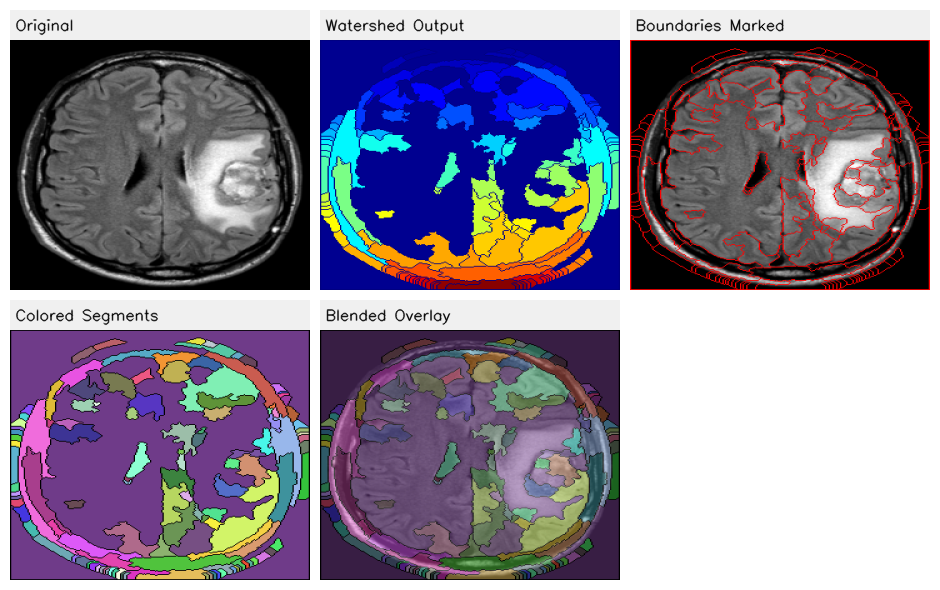
//> input picture mri_segmentation_summary_Y92.png, 940 x 590 px
$ ./watershed_mri mri_segmentation_summary_Y92.png   (built with g++ and OpenCV 4)
//> lines starting //> are read from the running program, lines starting //| are printed output that depends on the picture; after the words box and inside, x2 and y2 are one past the last pixel; in counts of white or black regions, pixels touching at a corner belong together
/**
 * @file watershed_mri_segmentation.cpp
 * @brief Demonstrates tumor/organ segmentation in MRI images using the Watershed algorithm with OpenCV.
 * @author [Your Name/Organization]
 * @date [Current Date]
 *
 * This program loads an MRI image, preprocesses it, generates markers for the
 * Watershed algorithm, applies the segmentation, and visualizes the results.
 * Intermediate steps can be displayed in a grid format for better understanding.
 * The final segmented output is also displayed in a grid and saved to disk.
 */

#include <opencv2/opencv.hpp> // Core OpenCV functionalities and image processing
#include <iostream>            // For standard I/O (cin, cout, cerr)
#include <vector>              // For std::vector
#include <string>              // For std::string
#include <algorithm>           // For std::min, std::max_element, std::minmax_element
#include <random>              // For std::mt19937, std::uniform_int_distribution (C++11 random numbers)
#include <cmath>               // For std::ceil
#include <set>                 // For std::set to get unique labels
#include <map>                 // For std::map to store colors for labels

// --- Configuration Parameters ---

/**
 * @struct Config
 * @brief Holds all tunable parameters for the MRI segmentation pipeline.
 *
 * This structure centralizes configuration values, making it easier to adjust
 * the behavior of the algorithm without modifying the core logic.
 */
struct Config
{
    // Preprocessing parameters
    cv::Size gaussian_blur_kernel_size = cv::Size(5, 5); ///< Kernel size for Gaussian blur noise reduction.
    int adaptive_thresh_block_size = 11;                 ///< Block size for adaptive thresholding (must be odd).
    double adaptive_thresh_c = 2.0;                      ///< Constant subtracted from the mean in adaptive thresholding.

    // Morphological operation parameters for marker generation
    cv::Size morph_open_kernel_size = cv::Size(3, 3);    ///< Kernel size for morphological opening (noise removal).
    cv::Size morph_dilate_kernel_size = cv::Size(5, 5);  ///< Kernel size for dilation to find sure background.
    double dist_transform_threshold_ratio = 0.4;         ///< Ratio of max distance for thresholding distance transform to find sure foreground.
    cv::Size sure_fg_erode_kernel_size = cv::Size(3, 3); ///< Kernel size for eroding sure foreground markers for refinement.

    // Display and output settings
    bool display_intermediate_steps = true;              ///< Flag to control display of intermediate processing steps.
    int grid_num_cols = 3;                               ///< Number of columns for displaying images in a grid.
    cv::Size grid_cell_image_size = cv::Size(300, 250);  ///< Target size for each image within a grid cell.
    int grid_title_height = 30;                          ///< Height reserved for the title above each image in the grid.
    int grid_padding = 10;                               ///< Padding around grid cells and the grid itself.
    cv::Scalar grid_background_color = cv::Scalar(255, 255, 255);      ///< Background color for the image grid (BGR: White).
    cv::Scalar grid_cell_background_color = cv::Scalar(240, 240, 240); ///< Background color for individual cells in the grid (BGR: Light Gray).
    std::string output_grid_filename_prefix = "mri_segmentation_summary"; ///< Prefix for the saved output grid image filename.
};

// --- Helper Functions ---

/**
 * @brief Prepares an input image for display in a grid by converting it to CV_8UC3 format.
 * @param input_img The input cv::Mat image, which can be of various types (e.g., grayscale, float, int).
 * @return cv::Mat A 3-channel, 8-bit unsigned char image (CV_8UC3) suitable for display.
 *                 Handles empty images, grayscale, float, and integer marker images.
 */
cv::Mat prepareImageForGrid(const cv::Mat &input_img)
{
    cv::Mat display_ready_img;

    // Handle empty input image
    if (input_img.empty())
    {
        display_ready_img = cv::Mat(cv::Size(100, 100), CV_8UC3, cv::Scalar(50, 50, 50)); // Dark gray placeholder
        cv::putText(display_ready_img, "Empty", cv::Point(10, 50), cv::FONT_HERSHEY_SIMPLEX, 0.5, cv::Scalar(255, 255, 255), 1);
        return display_ready_img;
    }

    // If already in desired format (CV_8UC3)
    if (input_img.channels() == 3 && input_img.type() == CV_8UC3)
    {
        display_ready_img = input_img.clone();
    }
    // Handle single-channel images
    else if (input_img.channels() == 1)
    {
        if (input_img.type() == CV_8U) // Grayscale 8-bit
        {
            cv::cvtColor(input_img, display_ready_img, cv::COLOR_GRAY2BGR);
        }
        else if (input_img.type() == CV_32F || input_img.type() == CV_64F) // Float images (e.g., distance transform)
        {
            cv::Mat normalized_img;
            cv::normalize(input_img, normalized_img, 0, 255, cv::NORM_MINMAX, CV_8U);
            cv::cvtColor(normalized_img, display_ready_img, cv::COLOR_GRAY2BGR);
        }
        else if (input_img.type() == CV_32S) // Integer images (e.g., raw markers before colormap)
        {
            // This case is best handled by `applyColormapToMarkers` before calling this function.
            // However, as a fallback, attempt a basic colormap application.
            cv::Mat temp_8u;
            double minVal, maxVal;
            cv::minMaxLoc(input_img, &minVal, &maxVal);
            if (minVal == maxVal) // Uniform image
                input_img.convertTo(temp_8u, CV_8U, 1.0, -minVal); // Map minVal to 0
            else // Normalize and scale
                input_img.convertTo(temp_8u, CV_8U, 255.0 / (maxVal - minVal), -minVal * 255.0 / (maxVal - minVal));
            cv::applyColorMap(temp_8u, display_ready_img, cv::COLORMAP_JET);
        }
        else // Fallback for other single-channel types
        {
            cv::Mat temp_8u;
            input_img.convertTo(temp_8u, CV_8U); // Attempt conversion to 8-bit unsigned
            cv::cvtColor(temp_8u, display_ready_img, cv::COLOR_GRAY2BGR);
        }
    }
    // Fallback for other multi-channel images (e.g., CV_32FC3)
    else
    {
        cv::Mat temp_8uc3;
        input_img.convertTo(temp_8uc3, CV_8UC3, 255.0); // Basic scaling (might not be ideal for all cases)
        display_ready_img = temp_8uc3;
    }
    return display_ready_img;
}

/**
 * @brief Creates a composite image grid from a vector of images and their titles.
 * @param images_with_titles A vector of pairs, where each pair contains a cv::Mat image and its std::string title.
 * @param cfg The global Config struct containing grid layout parameters.
 * @param force_num_cols Optional. If > 0, overrides the number of columns specified in cfg.
 * @return cv::Mat A single image containing all input images arranged in a grid with titles.
 *                 Returns an empty cv::Mat if the input vector is empty.
 */
cv::Mat createImageGrid(const std::vector<std::pair<cv::Mat, std::string>> &images_with_titles, const Config &cfg, int force_num_cols = -1)
{
    if (images_with_titles.empty())
    {
        return cv::Mat(); // Return empty Mat if no images to display
    }

    int num_images = static_cast<int>(images_with_titles.size());
    int num_cols = (force_num_cols > 0) ? force_num_cols : cfg.grid_num_cols;
    // Ensure num_cols does not exceed the number of images
    if (num_images < num_cols)
        num_cols = num_images;

    int num_rows = static_cast<int>(std::ceil(static_cast<double>(num_images) / num_cols));

    // Calculate dimensions for each cell (image + title space)
    int cell_width = cfg.grid_cell_image_size.width;
    int cell_height = cfg.grid_cell_image_size.height + cfg.grid_title_height;

    // Calculate total grid dimensions including padding
    int grid_width = num_cols * (cell_width + cfg.grid_padding) + cfg.grid_padding;
    int grid_height = num_rows * (cell_height + cfg.grid_padding) + cfg.grid_padding;

    cv::Mat grid_image(grid_height, grid_width, CV_8UC3, cfg.grid_background_color);

    // Iterate through images and place them into the grid
    for (int i = 0; i < num_images; ++i)
    {
        int row_idx = i / num_cols;
        int col_idx = i % num_cols;

        // Prepare the source image (convert type, resize)
        cv::Mat source_img_prepared = prepareImageForGrid(images_with_titles[i].first);
        const std::string &title = images_with_titles[i].second;

        cv::Mat resized_img;
        cv::resize(source_img_prepared, resized_img, cfg.grid_cell_image_size, 0, 0, cv::INTER_AREA);

        // Create an individual cell Mat
        cv::Mat cell_mat(cell_height, cell_width, CV_8UC3, cfg.grid_cell_background_color);

        // Add title text to the cell
        cv::putText(cell_mat, title, cv::Point(5, cfg.grid_title_height - 10), // Position text
                    cv::FONT_HERSHEY_SIMPLEX, 0.5, cv::Scalar(0, 0, 0), 1, cv::LINE_AA);

        // Define ROI for the image within the cell (below the title)
        cv::Rect image_roi(0, cfg.grid_title_height, cfg.grid_cell_image_size.width, cfg.grid_cell_image_size.height);
        resized_img.copyTo(cell_mat(image_roi));

        // Define ROI for the cell within the main grid
        int offset_x = cfg.grid_padding + col_idx * (cell_width + cfg.grid_padding);
        int offset_y = cfg.grid_padding + row_idx * (cell_height + cfg.grid_padding);
        cv::Rect grid_roi(offset_x, offset_y, cell_width, cell_height);
        cell_mat.copyTo(grid_image(grid_roi));
    }
    return grid_image;
}

/**
 * @brief Applies a JET colormap to a single-channel integer matrix (typically markers).
 * @param markers_int32 Input cv::Mat, expected to be of type CV_32S.
 * @return cv::Mat A CV_8UC3 image with the JET colormap applied.
 *                 Returns a placeholder error image if input is invalid.
 */
cv::Mat applyColormapToMarkers(const cv::Mat &markers_int32)
{
    // Validate input
    if (markers_int32.empty() || markers_int32.type() != CV_32S)
    {
        cv::Mat error_img(cv::Size(100, 100), CV_8UC3, cv::Scalar(0, 0, 255)); // Red placeholder
        cv::putText(error_img, "Invalid Markers", cv::Point(5, 50), cv::FONT_HERSHEY_SIMPLEX, 0.4, cv::Scalar(255, 255, 255), 1);
        return error_img;
    }

    cv::Mat markers_8u, colored_markers;
    double minVal, maxVal;
    cv::minMaxLoc(markers_int32, &minVal, &maxVal); // Find min and max label values

    // Normalize the marker image to 0-255 range for colormap application
    if (minVal == maxVal) // Handle uniform image (e.g., all zeros or all same label)
    {
        // Map the single value to 0 to ensure it's visible in the colormap (often as blue in JET)
        markers_int32.convertTo(markers_8u, CV_8U, 1.0, -minVal);
    }
    else
    {
        cv::normalize(markers_int32, markers_8u, 0, 255, cv::NORM_MINMAX, CV_8U);
    }
    cv::applyColorMap(markers_8u, colored_markers, cv::COLORMAP_JET);
    return colored_markers;
}

// --- Core Processing Functions ---

/**
 * @brief Loads, converts to grayscale, and preprocesses an MRI image.
 * @param image_path Path to the input MRI image file.
 * @param cfg The global Config struct.
 * @param[out] out_enhanced_img The preprocessed (blurred and CLAHE-enhanced) grayscale image.
 * @param[out] out_original_color_img A copy of the original loaded color image.
 * @return bool True if preprocessing is successful, false otherwise (e.g., image not found).
 */
bool preprocess_image(const std::string &image_path, const Config &cfg,
                      cv::Mat &out_enhanced_img, cv::Mat &out_original_color_img)
{
//> called with image_path = "mri_segmentation_summary_Y92.png"
    // Load the image in color
    cv::Mat img = cv::imread(image_path, cv::IMREAD_COLOR);
//> img is the input picture: 590 rows x 940 cols, CV_8UC3; mean B, G, R 147.4, 129.4, 136.1
    if (img.empty())
    {
        std::cerr << "Error: Could not load image from " << image_path << std::endl;
        return false;
    }
    out_original_color_img = img.clone(); // Store a copy of the original color image

    // Convert to grayscale
    cv::Mat gray_img;
    cv::cvtColor(img, gray_img, cv::COLOR_BGR2GRAY);

    // 1. Noise Reduction (Gaussian Blur)
    cv::Mat blurred_img;
    cv::GaussianBlur(gray_img, blurred_img, cfg.gaussian_blur_kernel_size, 0);

    // 2. Contrast Enhancement (CLAHE - Contrast Limited Adaptive Histogram Equalization)
    cv::Ptr<cv::CLAHE> clahe = cv::createCLAHE(2.0, cv::Size(8, 8)); // Standard CLAHE parameters
    clahe->apply(blurred_img, out_enhanced_img);
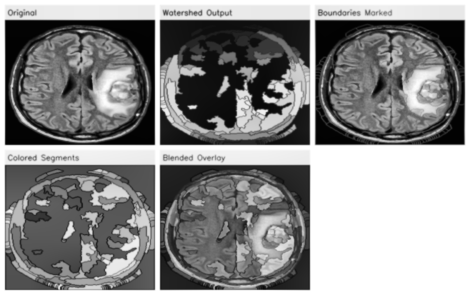
//> out_enhanced_img: 590 rows x 940 cols, CV_8UC1 (shown at 1/2 size); min 2, max 255, mean 140.4

    // Display intermediate preprocessing steps if enabled
    if (cfg.display_intermediate_steps)
    {
        std::vector<std::pair<cv::Mat, std::string>> steps;
        steps.push_back({out_original_color_img, "Original"});
//> steps = 1 item
        steps.push_back({gray_img, "Grayscale"}); // Show the grayscale version
//> steps = 2 items
        steps.push_back({blurred_img, "Blurred"});
//> steps = 3 items
        steps.push_back({out_enhanced_img, "CLAHE Enhanced"});
//> steps = 4 items

        cv::Mat grid = createImageGrid(steps, cfg, std::min(static_cast<int>(steps.size()), cfg.grid_num_cols));
//> in createImageGrid, `int num_images = static_cast<int>(images_with_titles.size());`: num_images = 4
//> in createImageGrid, `int num_cols = (force_num_cols > 0) ? force_num_cols : cfg.grid_num_co..`: num_cols = 3
//> in createImageGrid, `int num_rows = static_cast<int>(std::ceil(static_cast<double>(num_imag..`: num_rows = 2
//> in createImageGrid, `int cell_width = cfg.grid_cell_image_size.width;`: cell_width = 300
//> in createImageGrid, `int cell_height = cfg.grid_cell_image_size.height + cfg.grid_title_hei..`: cell_height = 280
//> in createImageGrid, `int grid_width = num_cols * (cell_width + cfg.grid_padding) + cfg.grid..`: grid_width = 940
//> in createImageGrid, `int grid_height = num_rows * (cell_height + cfg.grid_padding) + cfg.gr..`: grid_height = 590
//> the loop in createImageGrid, `for (int i = 0; i < num_images; ++i)` made 4 passes
//> (row_idx, col_idx, title, offset_x, offset_y, grid_roi) on passes 1 to 4: (0, 0, "Original", 10, 10, Rect(10, 10, 300, 280)), (0, 1, "Grayscale", 320, 10, Rect(320, 10, 300, 280)), (0, 2, "Blurred", 630, 10, Rect(630, 10, 300, 280)), (1, 0, "CLAHE Enhanced", 10, 300, Rect(10, 300, 300, 280))
//> pass 1, in createImageGrid, `cv::putText(cell_mat, title, cv::Point(5, cfg.grid_title_height - 10),..`:
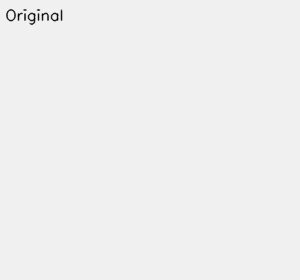
//> cell_mat: 280 rows x 300 cols, CV_8UC3; min 4, max 240, mean 239.5
//> after the loop in createImageGrid, `for (int i = 0; i < num_images; ++i)`:
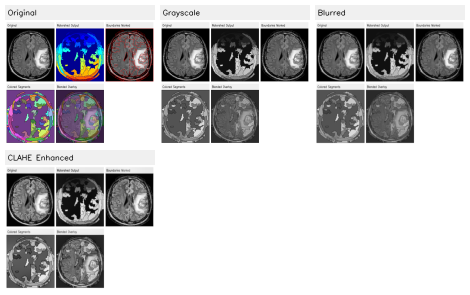
//> grid_image: 590 rows x 940 cols, CV_8UC3 (shown at 1/2 size); mean B, G, R 190.7, 188.2, 189.1
        if (!grid.empty())
        {
            cv::imshow("Preprocessing Steps", grid);
            cv::waitKey(0); // Wait for user input before closing
            cv::destroyWindow("Preprocessing Steps");
        }
    }
    return true;
}

/**
 * @brief Generates markers for the Watershed algorithm from a preprocessed image.
 * @param processed_img The preprocessed grayscale image (typically CLAHE enhanced).
 * @param cfg The global Config struct.
 * @return cv::Mat A CV_32S integer matrix where:
 *                 - 0 represents unknown regions.
 *                 - Positive integers (1, 2, ...) represent distinct foreground/background markers.
 *                 This format is directly usable by cv::watershed.
 */
cv::Mat generate_markers(const cv::Mat &processed_img, const Config &cfg)
{
    // 1. Thresholding to get a binary image
    // Adaptive thresholding is often better for images with varying illumination.
    // THRESH_BINARY_INV is used assuming the object of interest is brighter than the background
    // after preprocessing. If objects are darker, THRESH_BINARY might be needed.
    cv::Mat thresh;
    cv::adaptiveThreshold(processed_img, thresh, 255, cv::ADAPTIVE_THRESH_MEAN_C,
                          cv::THRESH_BINARY_INV, cfg.adaptive_thresh_block_size, cfg.adaptive_thresh_c);
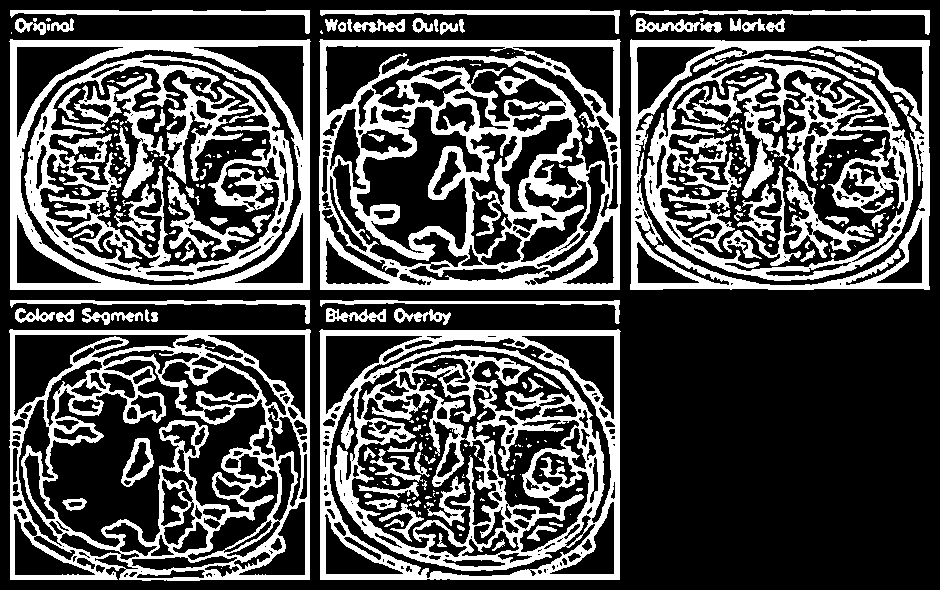
//> thresh: 590 rows x 940 cols, CV_8UC1; 30.9% white; 309 white regions (177 under 20 px), largest, box (x1, y1, x2, y2) and area: (319, 39, 621, 290) 30146, (319, 329, 621, 580) 29642, (9, 329, 311, 581) 23721

    // 2. Morphological Opening (remove noise)
    // Opening = erosion followed by dilation. Removes small white noise specks.
    cv::Mat kernel_open = cv::getStructuringElement(cv::MORPH_ELLIPSE, cfg.morph_open_kernel_size);
//> kernel_open = [[0, 1, 0], [1, 1, 1], [0, 1, 0]]
    cv::Mat opening;
    cv::morphologyEx(thresh, opening, cv::MORPH_OPEN, kernel_open, cv::Point(-1, -1), 2); // 2 iterations
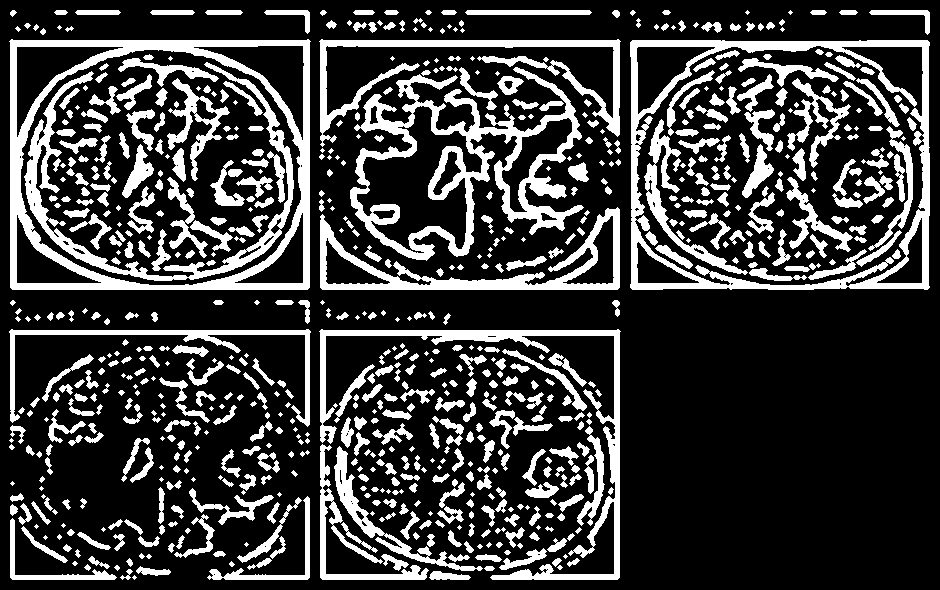
//> opening: 590 rows x 940 cols, CV_8UC1; 23.9% white; 753 white regions (185 under 20 px), largest, box (x1, y1, x2, y2) and area: (9, 39, 311, 290) 12409, (350, 67, 584, 261) 11659, (630, 40, 930, 290) 10687

    // 3. Sure Background Area
    // Dilating the 'opening' result expands the foreground regions.
    // The area outside these expanded regions is considered sure background.
    cv::Mat kernel_dilate_bg = cv::getStructuringElement(cv::MORPH_ELLIPSE, cfg.morph_dilate_kernel_size);
//> kernel_dilate_bg = [[0, 0, 1, 0, 0], [1, 1, 1, 1, 1], [1, 1, 1, 1, 1], [1, 1, 1, 1, 1], [0, 0, 1, 0, 0]]
    cv::Mat sure_bg;
    cv::dilate(opening, sure_bg, kernel_dilate_bg, cv::Point(-1, -1), 3); // 3 iterations
//> sure_bg: 590 rows x 940 cols, CV_8UC1; 68.9% white; 290 black regions (168 under 20 px), largest, box (x1, y1, x2, y2) and area: (0, 0, 940, 590) 115528, (49, 396, 158, 538) 6197, (327, 296, 617, 324) 5816

    // 4. Sure Foreground Area
    // Distance transform calculates the distance from each binary image pixel to the nearest zero pixel.
    // Peaks in the distance transform correspond to centers of foreground objects.
    cv::Mat dist_transform; // Output is CV_32F
    cv::distanceTransform(opening, dist_transform, cv::DIST_L2, 5); // L2 (Euclidean) distance, 5x5 mask
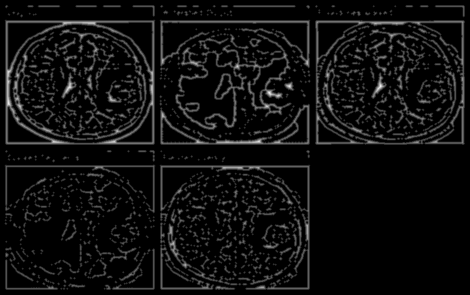
//> dist_transform: 590 rows x 940 cols, CV_32FC1 (shown at 1/2 size); min 0, max 7.8, mean 0.466; drawn with min black and max white

    // Threshold the distance map to get peaks (sure foreground)
    double minVal_dt, maxVal_dt;
    cv::minMaxLoc(dist_transform, &minVal_dt, &maxVal_dt); // Find max distance value
//> minVal_dt = 0; maxVal_dt = 7.8
    cv::Mat sure_fg_float;
    cv::threshold(dist_transform, sure_fg_float, cfg.dist_transform_threshold_ratio * maxVal_dt, 255, cv::THRESH_BINARY);
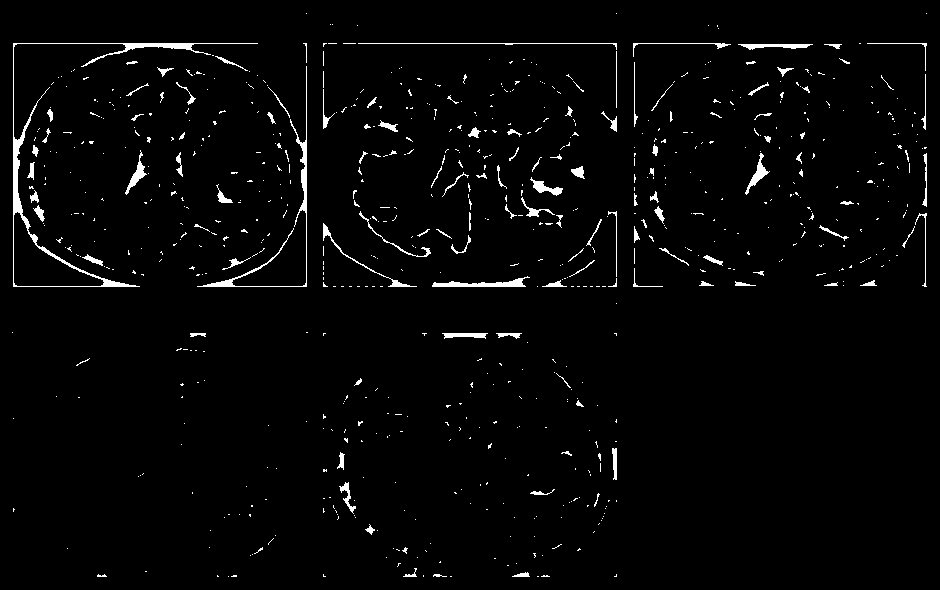
//> sure_fg_float: 590 rows x 940 cols, CV_32FC1; 2.4% white; 752 white regions (632 under 20 px), largest, box (x1, y1, x2, y2) and area: (13, 43, 258, 287) 2020, (197, 66, 307, 287) 945, (432, 276, 530, 287) 452

    cv::Mat sure_fg_8u; // Convert to 8-bit unsigned for connectedComponents and morphological ops
    sure_fg_float.convertTo(sure_fg_8u, CV_8U);

    // Optional: Erode sure_fg to make markers smaller and more centered, reducing oversegmentation.
    cv::Mat kernel_erode_fg = cv::getStructuringElement(cv::MORPH_ELLIPSE, cfg.sure_fg_erode_kernel_size);
//> kernel_erode_fg = [[0, 1, 0], [1, 1, 1], [0, 1, 0]]
//> (the rest of the program and of its run is left out)
